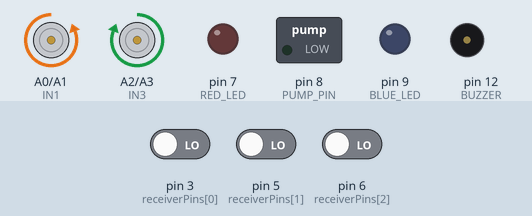
The sketch below on a simulated Arduino Uno, built with avr-gcc and run on an emulated ATmega328P. Parts: motor-driver pin pairs drawn as motors (green arrow = first pin HIGH = forward, orange = second pin HIGH = backward, longer = more drive, scaled by the enable pin), switched loads named in the sketch (green lamp = pin HIGH), output pins drawn as LEDs (lit = HIGH), buzzer (waves = sounding, pin HIGH). Inputs (shaded band) come from the test bench; at power-on: pin 3 (receiverPins[0]) LOW, pin 5 (receiverPins[1]) LOW, pin 6 (receiverPins[2]) LOW. What the sketch prints to the serial monitor is not drawn.

Above: at 0.1 s.
Timing chart, 0 to 1.6 s (numbered marks = the images above):
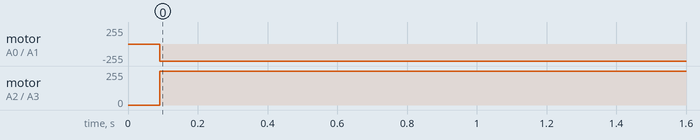

The sketch:

firefighter_main.ino
```cpp
// Pines del receptor
int receiverPins[3] = {3, 5, 6}; // Pines conectados a los canales del receptor (Dirección, Throttle, Switches)

// Pines del controlador L298N
const int EN_A = 11;   // Control de velocidad Motor A
const int IN1 = A0;    // Dirección Motor A
const int IN2 = A1;    // Dirección Motor A

const int EN_B = 10;  // Control de velocidad Motor B
const int IN3 = A2;    // Dirección Motor B
const int IN4 = A3;    // Dirección Motor B

const int PUMP_PIN = 8; // Pin para la bomba

// Pines para LEDs y buzzer
const int RED_LED = 7;  // Pin para LED rojo
const int BLUE_LED = 9; // Pin para LED azul
const int BUZZER = 12;  // Pin para el buzzer

unsigned long previousMillis = 0; // Variable para temporizador
const long interval = 500; // Intervalo de parpadeo (500ms)
bool ledState = false; // Estado actual de los LEDs

void setup() {
  Serial.begin(9600);

  // Configurar pines del controlador como salida
  pinMode(EN_A, OUTPUT);
  pinMode(IN1, OUTPUT);
  pinMode(IN2, OUTPUT);
  pinMode(EN_B, OUTPUT);
  pinMode(IN3, OUTPUT);
  pinMode(IN4, OUTPUT);

  pinMode(PUMP_PIN, OUTPUT); // Configurar pin de la bomba como salida
  digitalWrite(PUMP_PIN, LOW); // Asegurarse de que la bomba esté apagada al inicio

    // Configurar pines para LEDs y buzzer como salida
  pinMode(RED_LED, OUTPUT);
  pinMode(BLUE_LED, OUTPUT);
  pinMode(BUZZER, OUTPUT);

  // Apagar LEDs y buzzer al inicio
  digitalWrite(RED_LED, LOW);
  digitalWrite(BLUE_LED, LOW);
  digitalWrite(BUZZER, LOW);
}

void loop() {
  // Leer señal de los canales del receptor
  int directionValue = pulseIn(receiverPins[0], HIGH, 30000); // Canal 1 (Dirección)
  int throttleValue = pulseIn(receiverPins[1], HIGH, 30000);  // Canal 2 (Throttle)
  int switchesValue = pulseIn(receiverPins[2], HIGH, 30000);  // Canal 3 (Switches)

  // Mapear valores del receptor
  int motorSpeed = map(throttleValue, 995, 1990, 0, 255); // Throttle mapeado a PWM
  motorSpeed = constrain(motorSpeed, 0, 255); // Limitar valores al rango válido

  int directionPWM = map(directionValue, 995, 1990, -255, 255); // Dirección mapeada a -255 a 255
  directionPWM = constrain(directionPWM, -255, 255); // Limitar valores al rango válido

  // Detectar switches con margen de error
  bool reverseMode = (switchesValue >= 1295 - 10 && switchesValue <= 1295 + 10) || (switchesValue >= 1495 - 10 && switchesValue <= 1495 + 10) ; // Switch izquierdo posición 1
  bool pumpActive = (switchesValue >= 1195 - 10 && switchesValue <= 1195 + 10) || (switchesValue >= 1495 - 10 && switchesValue <= 1495 + 10);  // Switch derecho posición 1

  // Controlar motores en función de dirección y throttle
  int leftMotorSpeed, rightMotorSpeed;

  if (motorSpeed == 0) {
    // Giro sobre sí mismo
    leftMotorSpeed = directionPWM;
    rightMotorSpeed = -directionPWM;
  } else {
    // Ajuste de velocidad para giros suaves
    leftMotorSpeed = motorSpeed + (directionPWM / 2);
    rightMotorSpeed = motorSpeed - (directionPWM / 2);
  }

  // Limitar velocidades
  leftMotorSpeed = constrain(leftMotorSpeed, -255, 255);
  rightMotorSpeed = constrain(rightMotorSpeed, -255, 255);

  // Cambiar dirección si está en modo reversa
  if (reverseMode) {
    leftMotorSpeed = -leftMotorSpeed;
    rightMotorSpeed = -rightMotorSpeed;
  }

  // Configurar dirección y velocidad de Motor A
  if (leftMotorSpeed > 0) {
    digitalWrite(IN1, HIGH);
    digitalWrite(IN2, LOW);
  } else {
    digitalWrite(IN1, LOW);
    digitalWrite(IN2, HIGH);
  }

  // Velocidad mimima para que se mueve el motor por construcción
  if(abs(leftMotorSpeed) > 75){
    analogWrite(EN_A, abs(leftMotorSpeed));
  } else {
    analogWrite(EN_A, 0);
  }


  // Configurar dirección y velocidad de Motor B
  if (rightMotorSpeed > 0) {
    digitalWrite(IN3, HIGH);
    digitalWrite(IN4, LOW);
  } else {
    digitalWrite(IN3, LOW);
    digitalWrite(IN4, HIGH);
  }

  // Velocidad mimima para que se mueve el motor por construcción
  if(abs(rightMotorSpeed) > 75){
    analogWrite(EN_B, abs(rightMotorSpeed));
  } else {
    analogWrite(EN_B, 0);
  }

  // Controlar bomba
  if (pumpActive) {
    digitalWrite(PUMP_PIN, HIGH); // Activar bomba
  } else {
    digitalWrite(PUMP_PIN, LOW); // Apagar bomba
  }

    // Controlar LEDs y buzzer
  if (rightMotorSpeed < 50 && leftMotorSpeed < 50 && !pumpActive){
    unsigned long currentMillis = millis();
    if (currentMillis - previousMillis >= interval) {
      previousMillis = currentMillis;
      ledState = !ledState; // Cambiar estado de los LEDs

      // Alternar LEDs
      digitalWrite(RED_LED, ledState);
      digitalWrite(BLUE_LED, !ledState);

      // Generar sonido de sirena en el buzzer
      tone(BUZZER, ledState ? 1000 : 500, 500); // Alternar entre 1000Hz y 500Hz cada medio segundo
    }
  }

  // Debug para monitorear valores
  Serial.print("Throttle: ");
  Serial.print(throttleValue);
  Serial.print(" -> Speed: ");
  Serial.println(motorSpeed);

  Serial.print("Direction: ");
  Serial.print(directionValue);
  Serial.print(" -> Left: ");
  Serial.print(leftMotorSpeed);
  Serial.print(", Right: ");
  Serial.println(rightMotorSpeed);

  Serial.print("Switches: ");
  Serial.print(switchesValue);
  Serial.print(" -> Reverse Mode: ");
  Serial.print(reverseMode);
  Serial.print(", Pump: ");
  Serial.println(pumpActive);

  Serial.println("----");

  delay(20); // Pequeño retraso para estabilidad
}
```

Measured:
- by itself, motor on A0 (IN1) / A1 (IN2): stopped → backward 255/255 at 0.09 s
- by itself, motor on A2 (IN3) / A3 (IN4): stopped → forward 255/255 at 0.09 s
